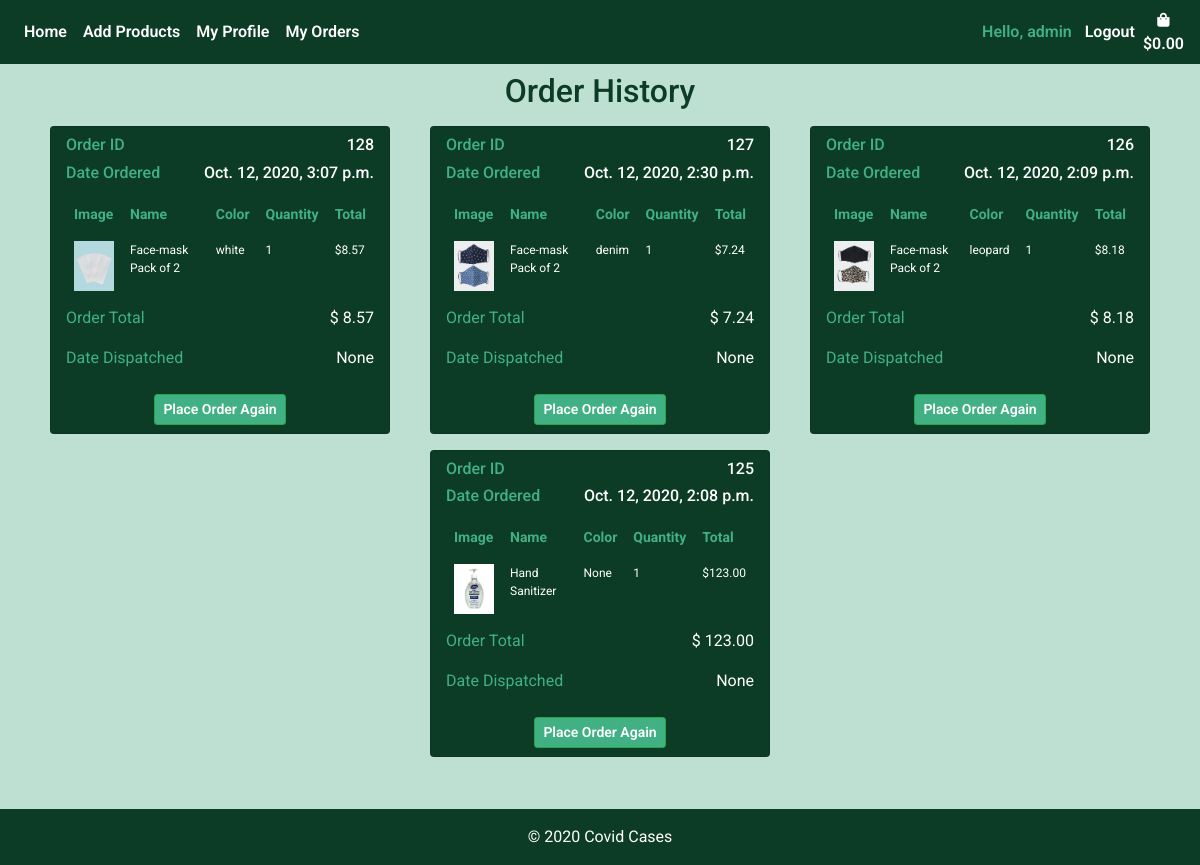
The page /bag/order_history/ (signed in) on the database as committed earlier.
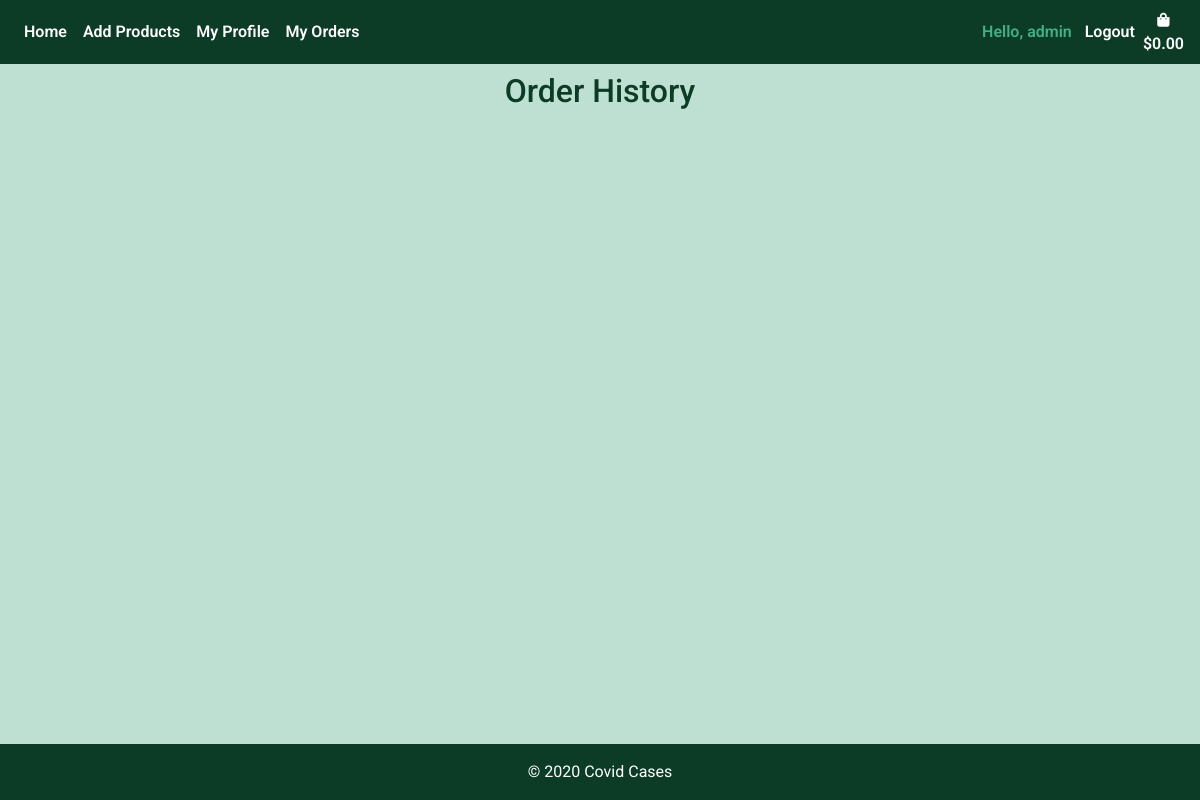
The same page on the database as committed later.
### shopping_bag/models.py (models this page shows)
class Order(models.Model):
    customer_profile = models.ForeignKey(Customer, on_delete=models.SET_NULL, null=True, blank=True)
    stripe_pid = models.CharField(max_length=settings.CONST_PROFILE_ATTR, null=False, blank=False, default='')
    ordered_date = models.DateTimeField(auto_now_add=True)
    order_total = models.DecimalField(max_digits=6, decimal_places=2, null=True)
    order_confirmed = models.BooleanField(default=False)
    date_dispatched = models.DateTimeField(null=True)

class OrderItem(models.Model):
    item = models.ForeignKey(Product, on_delete=models.CASCADE)
    order = models.ForeignKey(Order, on_delete=models.CASCADE)
    quantity = models.IntegerField(null=True , editable=True, default=0)
    def line_total(self):
        return self.quantity * self.item.price

### products/models.py (models this page shows, shortened)
class Product(models.Model):
    product_name = models.CharField(max_length=settings.CONST_PROFILE_ATTR)
    color = models.CharField(max_length=settings.CONST_PROFILE_ATTR)
    price = models.DecimalField(max_digits=6, decimal_places=2)
    image = ResizedImageField(size=[400, 500], crop=['middle', 'center'],quality=100, upload_to='', default='noimage.jpeg')
    image_2 = ResizedImageField(size=[400, 500], crop=['middle', 'center'],quality=100, upload_to='', default='noimage.jpeg', null=True)
    number_in_stock = models.IntegerField(null=True , editable=True, default=0)
    is_active = models.BooleanField(default=True, null=True)
    created_by = models.CharField(max_length=settings.CONST_PROFILE_ATTR, null=True)
    created_date = models.TimeField(auto_now_add=True, null=True)
    supplier = models.ForeignKey(Supplier, on_delete=models.CASCADE, null=True)

### shopping_bag/views.py (the view)
# urls.py: path("order_history/", views.order_history, name="order_history"),
def order_history(request):
    customer = Customer.objects.filter(email=request.user.email).first()
    all_orders = Order.objects.filter(customer_profile=customer).order_by("-ordered_date")
    customers_orders = []
    for item in all_orders:
        order_items = OrderItem.objects.filter(order=item.id)
        customers_order = {
            "order": item,
            "order_items": list(order_items),
        }
        customers_orders.append(customers_order)
    context = {
        "customer": customer,
        "customers_order": customers_orders,
    }
    return render(request, "shopping_bag/order_history.html", context)

### shopping_bag/templates/shopping_bag/order_history.html (shortened to what this page needs)
{% extends 'base.html'%}
{% load static %}
{% load tz %}
{% block content %}
<div class="container">
    <h2 class="text-center mt-2">Order History</h2>
    <div class="row">
        {% for order in customers_order %}
        {% if order.order_items %}
        <div class="card col-sm-6 col-md-4 col-lg-4 col-xl-4 mt-2 mb-2 mx-auto" style="max-width:340px;">
                    <h6 class="mt-2"><span class="order-confirmed-label">Order ID </span> <span class="float-right">{{ order.order.id }}</span></h6>
                    {% localtime on %}
                    <h6><span class="order-confirmed-label">Date Ordered</span> <span class="float-right">{{ order.order.ordered_date }}</span></h6>
                    {% endlocaltime %}
                    <div class="h-100" style=>
                        <table class="table table-borderless order-confirmed-table">
                            <thead>
                                <tr>
                                <th scope="col">Image</th>
                                <th scope="col">Name</th>
                                <th scope="col">Color</th>
                                <th scope="col">Quantity</th>
                                <th scope="col">Total</th>
                                </tr>
                            </thead>
                            <tbody>
                                {% for item in order.order_items %}
                                <tr>
                                <td scope="row"><img class="img-fluid" style="max-width:40px;" src="{{ MEDIA_URL }}{{ item.item.image }}"/></td>
                                <td>{{ item.item.product_name }}</td>
                                <td>{{ item.item.color }}</td>
                                <td>{{ item.quantity }}</td>
                                <td>${{ item.line_total }}</td>
                                </tr>
                                {% endfor %}
                            </tbody>
                        </table>
                        <div class="" style="vertical-align:bottom;">
                            <p><span class="order-confirmed-label">Order Total</span> <span class="float-right">$ {{ order.order.order_total }}</span></p>
                            <p><span class="order-confirmed-label">Date Dispatched</span> <span class="float-right">{{ order.order.date_dispatched }}</span></p>
                            <div class="text-center mx-auto">
                                <a class="btn btn-success btn-sm m-2" href="{% url 'place_order_again' order.order.id %}">Place Order Again</a>
                            </div>
                        </div>
                    </div>
        </div>
        {% endif %}
        {% endfor %}
    </div>
</div>
{% endblock %}

Rows that differ between the two databases and show on the page:
no longer on this page (row edited): Order: order.id "128", order.ordered_date "Oct. 12, 2020, 3:07 p.m.", order.order_total "8.57", order.date_dispatched "None"
no longer on this page (row unchanged): OrderItem: item.image (picture), item.product_name "Face-mask Pack of 2", item.color "white", quantity "1", line_total "8.57", shown under "128"
no longer on this page (row edited): Order: order.id "127", order.ordered_date "Oct. 12, 2020, 2:30 p.m.", order.order_total "7.24", order.date_dispatched "None"
no longer on this page (row unchanged): OrderItem: item.image (picture), item.product_name "Face-mask Pack of 2", item.color "denim", quantity "1", line_total "7.24", shown under "127"
no longer on this page (row edited): Order: order.id "126", order.ordered_date "Oct. 12, 2020, 2:09 p.m.", order.order_total "8.18", order.date_dispatched "None"
no longer on this page (row unchanged): OrderItem: item.image (picture), item.product_name "Face-mask Pack of 2", item.color "leopard", quantity "1", line_total "8.18", shown under "126"
no longer on this page (row edited): Order: order.id "125", order.ordered_date "Oct. 12, 2020, 2:08 p.m.", order.order_total "123.00", order.date_dispatched "None"
no longer on this page (row unchanged): OrderItem: item.image (picture), item.product_name "Hand Sanitizer", item.color "None", quantity "1", line_total "123.00", shown under "125"
